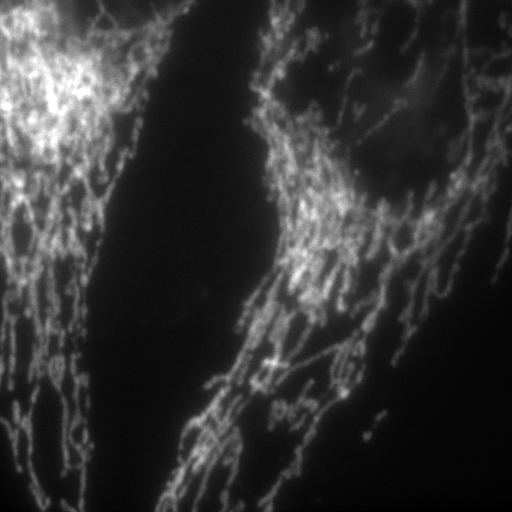
%> input picture Plugins/Model_validation/Bias_free_out_of_distribution_noise/W2S_bias_free_test/target_avg400_010_0.tif, 512 x 512 px
$ octave bias_free_w2s_demo_add_nosie.m   (GNU Octave 9; MATLAB toolbox functions it lacks are replaced by stand-ins)
%> lines starting %> are read from the running program, lines starting %| are printed output that depends on the picture
clc
close all
clear variables

%date: 21st Sep 2021
%VM withg real image of image_10_001

font = 14;
format long;


% load image
I = imread('target_avg400_010_0.tif');
%> I is the input picture: size 512x512 uint8; min 0, max 255, mean 52.5
I = double(I);
%> I: size 512x512 double
I = I/255;

% add noise
noiseSD1 = 0.01;
noiseI1 = I + noiseSD1*randn(size(I));
imwrite(uint8(noiseI1*255),'w2s_noisy_image_Std_40dB.png');

noiseSD2 = 0.0178;
noiseI2 = I + noiseSD2*randn(size(I));
imwrite(uint8(noiseI2*255),'w2s_noisy_image_Std_35dB.png');

noiseSD3 = 0.0316;
noiseI3 = I + noiseSD3*randn(size(I));
imwrite(uint8(noiseI3*255),'w2s_noisy_image_Std_30dB.png');

noiseSD4 = 0.0562;
noiseI4 = I + noiseSD4*randn(size(I));
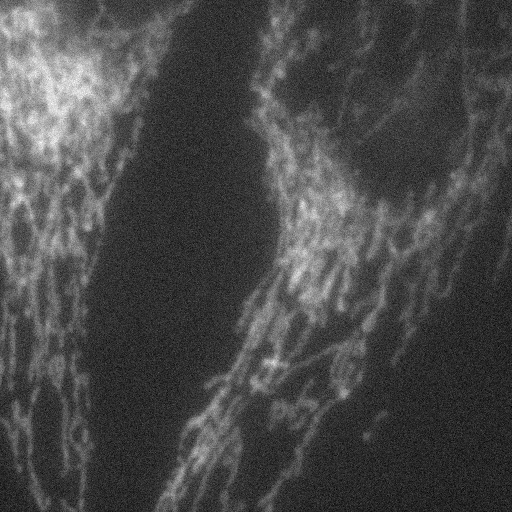
%> noiseI4: size 512x512 double; min -0.196, max 1.19, mean 0.206; drawn with min black and max white
imwrite(uint8(noiseI4*255),'w2s_noisy_image_Std_25dB.png');

noiseSD5 = 0.1;
noiseI5 = I + noiseSD5*randn(size(I));
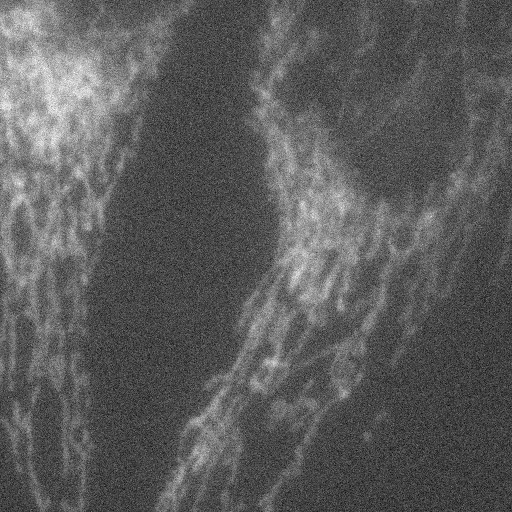
%> noiseI5: size 512x512 double; min -0.413, max 1.29, mean 0.206; drawn with min black and max white
imwrite(uint8(noiseI5*255),'w2s_noisy_image_Std_20dB.png');

noiseSD6 = 0.1778;
noiseI6 = I + noiseSD6*randn(size(I));
imwrite(uint8(noiseI6*255),'w2s_noisy_image_Std_15dB.png');
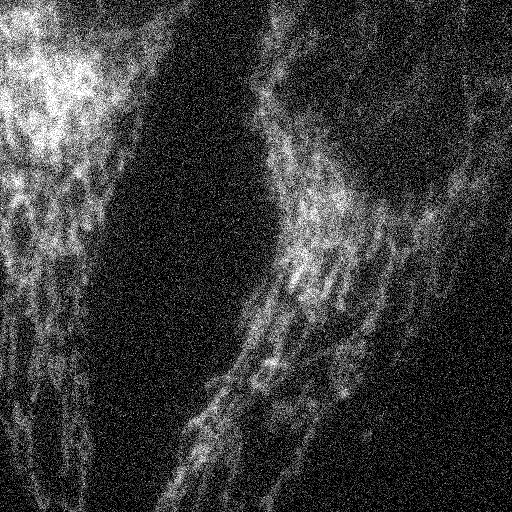
%> saved as w2s_noisy_image_Std_15dB.png: size 512x512 uint8; min 0, max 255, mean 58.8

noiseSD7 = 0.316;
noiseI7 = I + noiseSD7*randn(size(I));
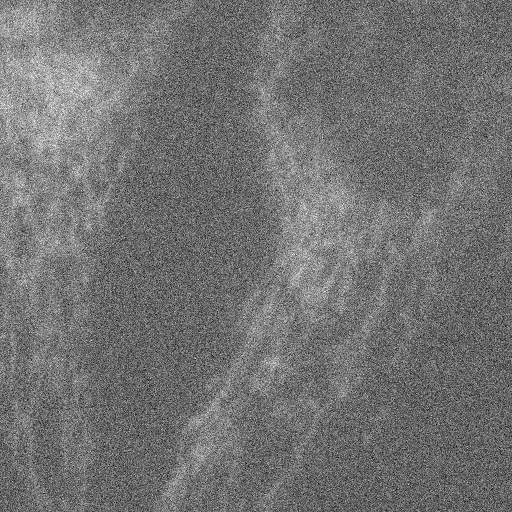
%> noiseI7: size 512x512 double; min -1.25, max 1.98, mean 0.207; drawn with min black and max white
imwrite(uint8(noiseI7*255),'w2s_noisy_image_Std_10dB.png');
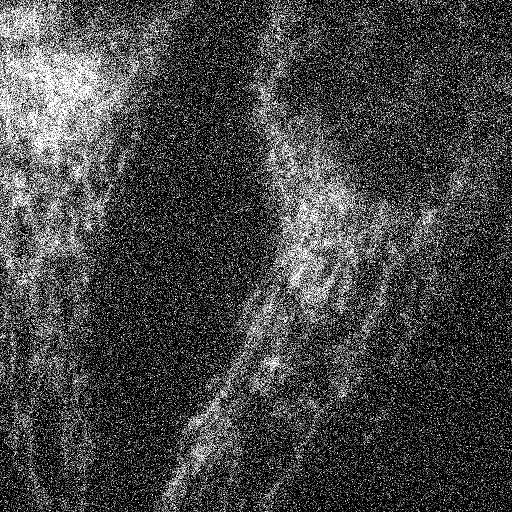
%> saved as w2s_noisy_image_Std_10dB.png: size 512x512 uint8; min 0, max 255, mean 68.1

noiseSD8 = 0.562;
noiseI8 = I + noiseSD8*randn(size(I));
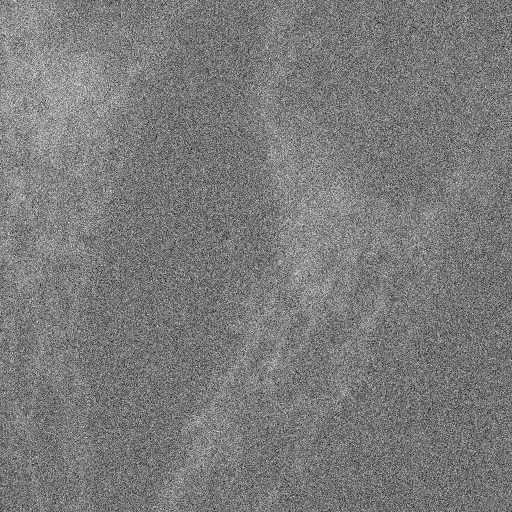
%> noiseI8: size 512x512 double; min -2.4, max 3, mean 0.207; drawn with min black and max white
imwrite(uint8(noiseI8*255),'w2s_noisy_image_Std_5dB.png');
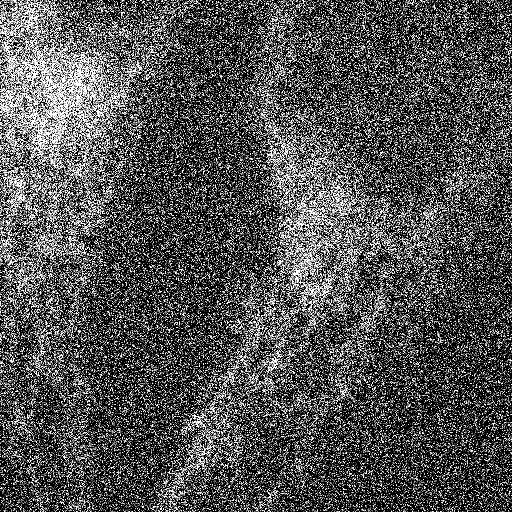
%> saved as w2s_noisy_image_Std_5dB.png: size 512x512 uint8; min 0, max 255, mean 83.5

noiseSD01 = 0.0056;
noiseI01 = I + noiseSD01*randn(size(I));
imwrite(uint8(noiseI01*255),'w2s_noisy_image_Std_45dB.png');

noiseSD02 = 0.00316;
noiseI02 = I + noiseSD02*randn(size(I));
imwrite(uint8(noiseI02*255),'w2s_noisy_image_Std_50dB.png');

% [6 lines of commented-out code are left out]
